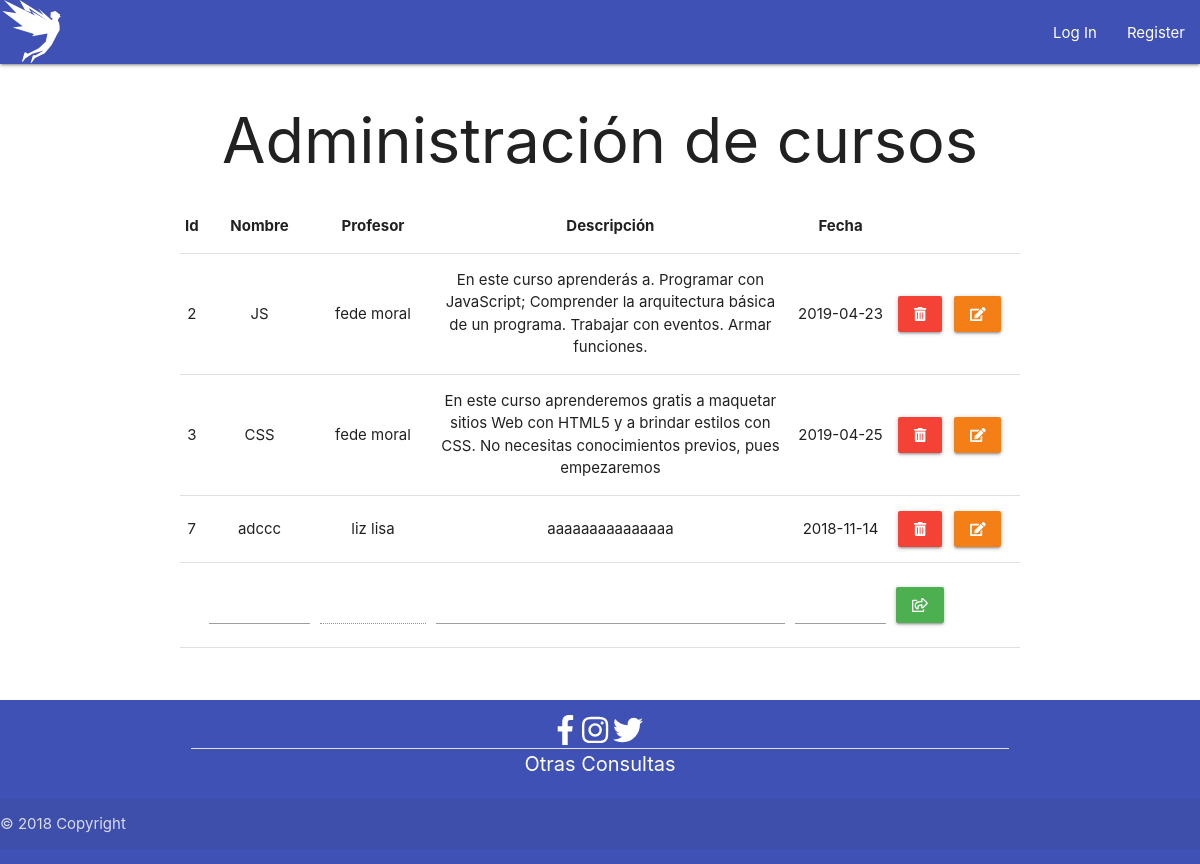
Page /altacurso.php on the earlier database version.
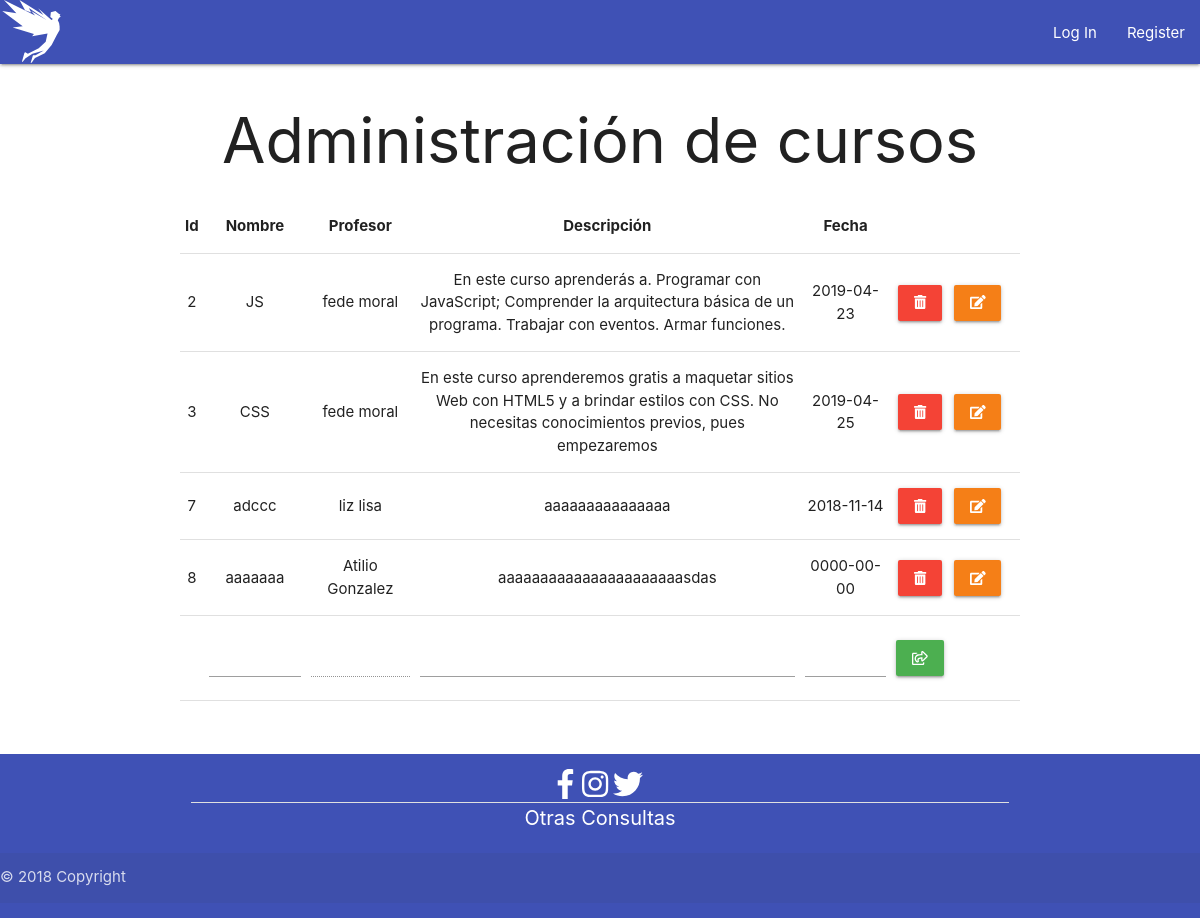
Same page on the later database version.
### tables this page shows
CREATE TABLE `cursos` (
  `curso_cod` int(11) NOT NULL,
  `curso_nombre` varchar(50) NOT NULL,
  `curso_profesor` varchar(50) NOT NULL,
  `curso_desc` varchar(255) NOT NULL,
  `curso_fecha` date NOT NULL
);

### altacurso.php (the view, shortened to what this page needs)
<!doctype html>
<html>
    <head>
        <link type="text/css" rel="stylesheet" href="css/materialize.min.css" media="screen,projection" />
        <link rel="stylesheet" href="css/style.css">
    </head>
<body>
    <?php include "navbar.php"; ?>
    <?=$nav?>
    <?php
    include 'conexion.php';
    $registros = $base->query("SELECT * FROM cursos")->fetchAll(PDO::FETCH_OBJ);
    $prof=$_SESSION["nombre"];
    ?>
    <main>
     <h1 class="center">Administración de cursos</h1>
    <form  action="<?php echo $_SERVER['PHP_SELF']; ?>" method="post" id="faltac">
    <div class="container">
    <table class="highlight centered responsive-table">
        <thead>
            <tr>
                <th>Id</th>
                <th>Nombre</th>
                <th>Profesor</th>
                <th>Descripción</th>
                <th>Fecha</th>
                <th>&nbsp;</th>
                <th>&nbsp;</th>
                <th>&nbsp;</th>
            </tr>
        </thead>
        <tbody>
        <?php
        foreach ($registros as $cursos) :?>
            <tr>
                <td><?php echo $cursos->curso_cod; ?></td>
                <td><?php echo $cursos->curso_nombre; ?></td>
                <td><?php echo $cursos->curso_profesor; ?></td>
                <td><?php echo $cursos->curso_desc; ?></td>
                <td><?php echo $cursos->curso_fecha; ?></td>
                <td><a data-position="left" data-tooltip="Borrar" class="white-text red waves-effect waves-light btn tooltipped" href="borrarcurso.php?id=<?php echo $cursos->curso_cod;?>"><i class="fas fa-trash-alt material-icons"></i></a></td>
                <td><a data-position="right" data-tooltip="Editar" class="white-text yellow darken-4 waves-effect waves-light btn tooltipped" href="editarcurso.php?id=<?php echo $cursos->curso_cod; ?>&nom=<?php echo $cursos->curso_nombre; ?>&prof=<?php echo $cursos->curso_profesor; ?>&desc=<?php echo $cursos->curso_desc; ?>&fec=<?php echo $cursos->curso_fecha;?>"><i class="fas fa-edit material-icons"></i></a></td>
            </tr>
        <?php endforeach; ?>
        <tr>
            <td></td>
            <td><input type='text' id="nombre" name='nom' requied ></td>
            <td><input type='text' value="<?php echo $prof; ?>" disabled></td>
            <td><input type='text' id="desc" name='desc' requied></td>
            <td><input type="text" id="fecha" class="datepicker" name='fecha'></td>
            <td>
                <button data-position="right" data-tooltip="Agregar" class="green btn waves-effect waves-light tooltipped" type="submit" name="btn_cur">
                    <i class="far fa-share-square material-icons"></i>
                </button>
            </td>
        </tr>
    </tbody>
    </table>
    </div>
    <p>&nbsp;</p>
    </main>
  <?php include "footer.php" ?>
  <?=footer()?>
</body>
</html>

Differences in the rows shown:
added cursos: curso_cod "8", curso_nombre "aaaaaaa", curso_profesor "Atilio Gonzalez", curso_desc "aaaaaaaaaaaaaaaaaaaaaasdas", curso_fecha "0000-00-00"
